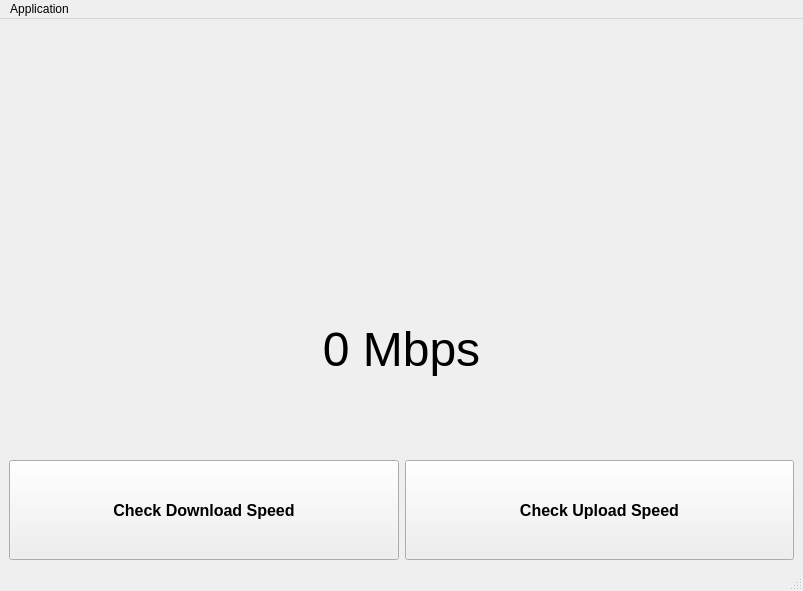
<?xml version="1.0" encoding="UTF-8"?>
<ui version="4.0">
 <class>MainWindow</class>
 <widget class="QMainWindow" name="MainWindow">
  <property name="geometry">
   <rect>
    <x>0</x>
    <y>0</y>
    <width>803</width>
    <height>591</height>
   </rect>
  </property>
  <property name="windowTitle">
   <string>MainWindow</string>
  </property>
  <widget class="QWidget" name="centralwidget">
   <layout class="QGridLayout" name="gridLayout_2">
    <item row="2" column="0">
     <widget class="QPushButton" name="downloadButton">
      <property name="minimumSize">
       <size>
        <width>20</width>
        <height>100</height>
       </size>
      </property>
      <property name="maximumSize">
       <size>
        <width>16777215</width>
        <height>100</height>
       </size>
      </property>
      <property name="font">
       <font>
        <pointsize>12</pointsize>
        <weight>75</weight>
        <bold>true</bold>
       </font>
      </property>
      <property name="text">
       <string>Check Download Speed</string>
      </property>
      <property name="icon">
       <iconset>
        <normaloff>down-arrow.png</normaloff>down-arrow.png</iconset>
      </property>
     </widget>
    </item>
    <item row="2" column="1">
     <widget class="QPushButton" name="uploadButton">
      <property name="minimumSize">
       <size>
        <width>0</width>
        <height>100</height>
       </size>
      </property>
      <property name="maximumSize">
       <size>
        <width>16777215</width>
        <height>100</height>
       </size>
      </property>
      <property name="font">
       <font>
        <pointsize>12</pointsize>
        <weight>75</weight>
        <bold>true</bold>
       </font>
      </property>
      <property name="text">
       <string>Check Upload Speed</string>
      </property>
      <property name="icon">
       <iconset>
        <normaloff>up-arrow.png</normaloff>up-arrow.png</iconset>
      </property>
      <property name="iconSize">
       <size>
        <width>25</width>
        <height>25</height>
       </size>
      </property>
     </widget>
    </item>
    <item row="1" column="0" colspan="2">
     <widget class="QLabel" name="label2">
      <property name="font">
       <font>
        <pointsize>36</pointsize>
       </font>
      </property>
      <property name="text">
       <string>0 Mbps</string>
      </property>
      <property name="alignment">
       <set>Qt::AlignCenter</set>
      </property>
     </widget>
    </item>
    <item row="0" column="0" colspan="2">
     <widget class="QLabel" name="label">
      <property name="font">
       <font>
        <pointsize>28</pointsize>
       </font>
      </property>
      <property name="styleSheet">
       <string notr="true"/>
      </property>
      <property name="text">
       <string/>
      </property>
      <property name="alignment">
       <set>Qt::AlignCenter</set>
      </property>
     </widget>
    </item>
   </layout>
  </widget>
  <widget class="QMenuBar" name="menubar">
   <property name="geometry">
    <rect>
     <x>0</x>
     <y>0</y>
     <width>803</width>
     <height>26</height>
    </rect>
   </property>
   <widget class="QMenu" name="menuApplication">
    <property name="title">
     <string>Application</string>
    </property>
    <addaction name="actionFullscreen"/>
    <addaction name="actionExitFullScreen"/>
    <addaction name="actionExit"/>
   </widget>
   <addaction name="menuApplication"/>
  </widget>
  <widget class="QStatusBar" name="statusbar"/>
  <action name="actionFullscreen">
   <property name="text">
    <string>Full Screen</string>
   </property>
   <property name="shortcut">
    <string>F11</string>
   </property>
  </action>
  <action name="actionExit">
   <property name="text">
    <string>Exit</string>
   </property>
   <property name="shortcut">
    <string>Ctrl+E</string>
   </property>
  </action>
  <action name="actionExitFullScreen">
   <property name="text">
    <string>Exit FullScreen</string>
   </property>
   <property name="shortcut">
    <string>Esc</string>
   </property>
  </action>
 </widget>
 <resources/>
 <connections/>
</ui>
